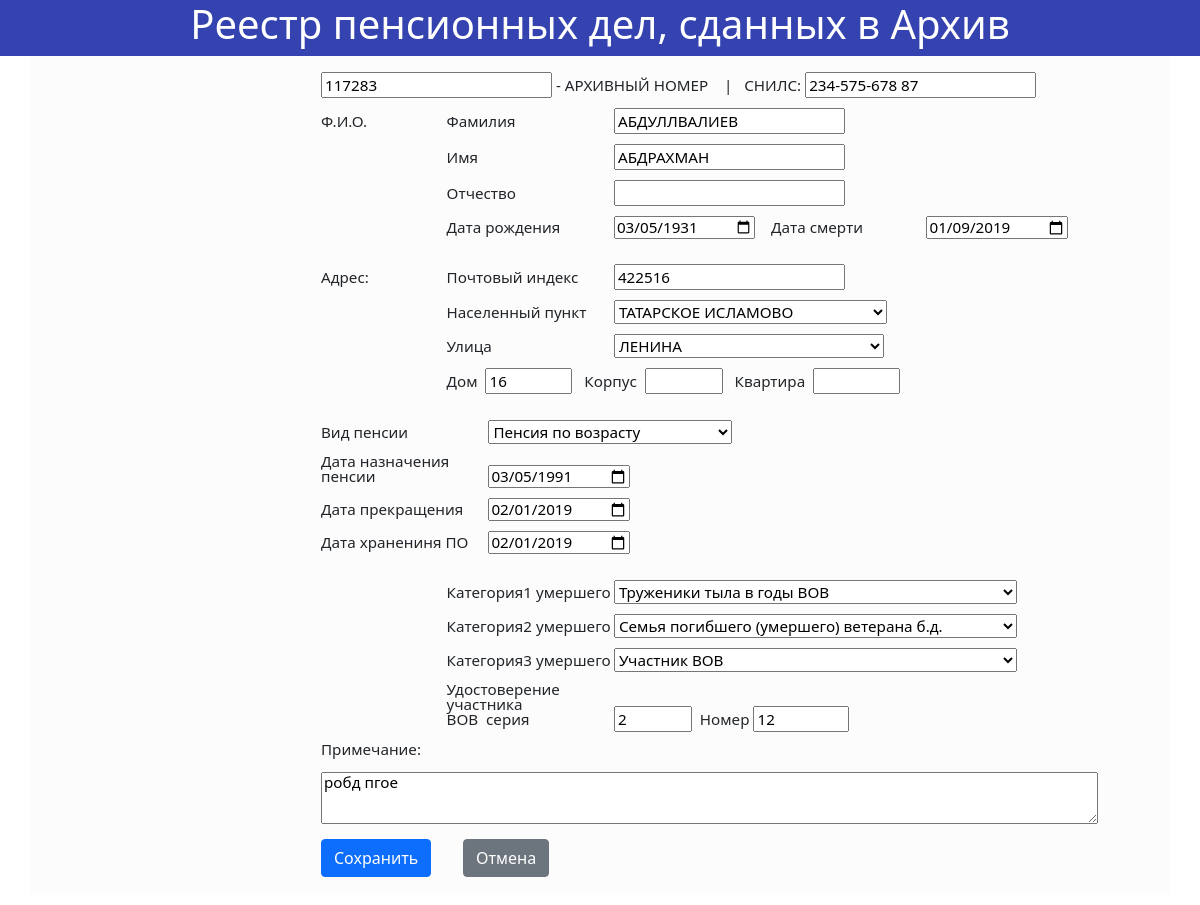
/arxpd/43/update, run on an earlier commit of the app's database.
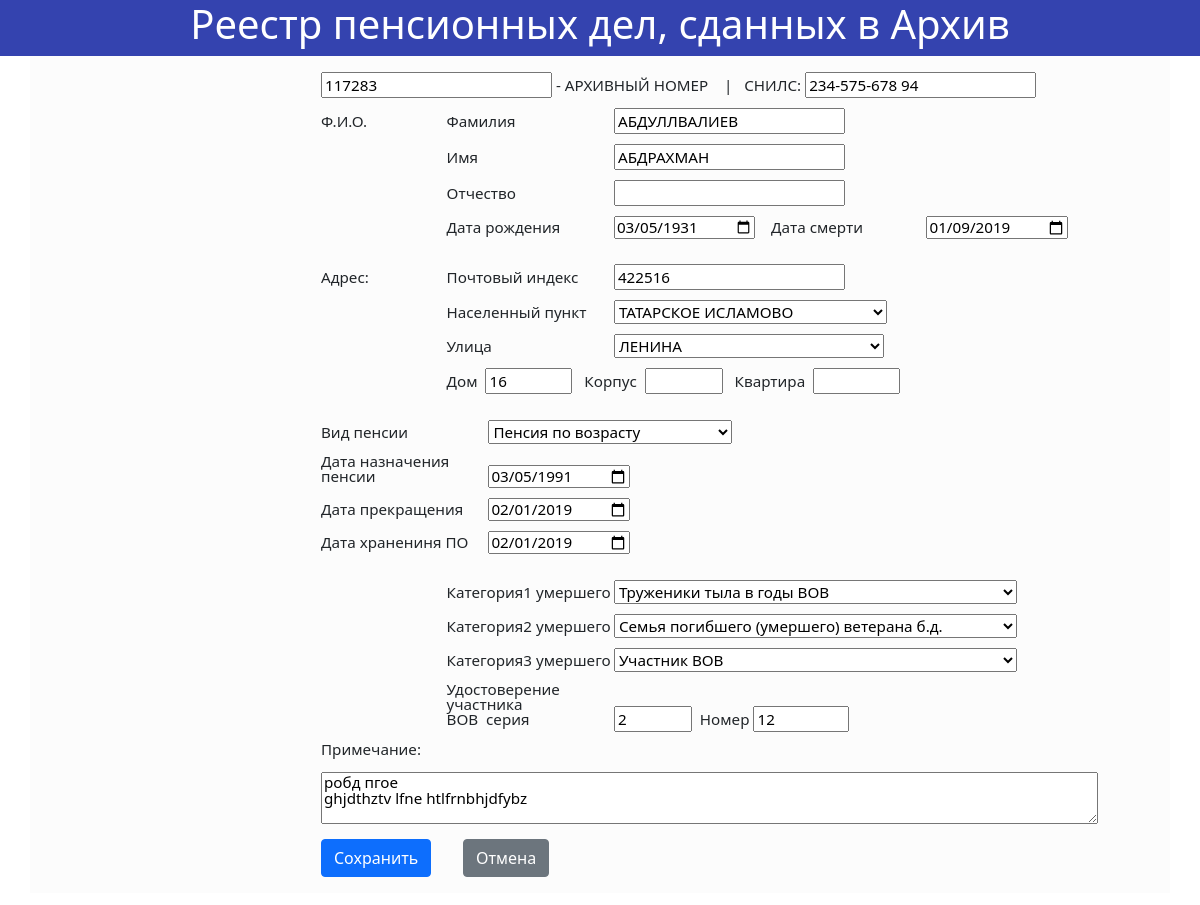
And on a later commit of the database.
### pdarxiv/models.py (models this page shows, shortened)
class Pd(models.Model):
    nom = models.IntegerField(unique = True, verbose_name="Номер дела")
    snils = models.CharField(max_length=14, verbose_name="СНИЛС",
                            validators = [validators.RegexValidator(regex="^\d{3}-\d{3}-\d{3} \d{2}$")],
                            error_messages={'invalid': 'Формат СНИЛС д.б. 123-456-789 10'})
    fam = models.CharField(max_length=25, verbose_name="Фамилия")
    name = models.CharField(max_length=25, verbose_name="Имя")
    fname = models.CharField(max_length=25, null =True, blank=True, verbose_name="Отчество")
    dr = models.DateField(verbose_name="Дата рождения")
    zind = models.CharField(max_length=6, verbose_name="Индекс")
    gor = models.ForeignKey('VocNsp', null=True, on_delete=models.PROTECT, verbose_name="Населенный пункт")
    ul = models.ForeignKey('VocUlc', null=True, on_delete=models.PROTECT, verbose_name="Улица")
    dom = models.CharField(max_length=8, verbose_name="Дом")
    kor = models.CharField(max_length=2, null =True, blank=True, verbose_name="Корпус")
    kvar = models.CharField(max_length=4, null =True, blank=True, verbose_name="Квартира")
    dnp = models.DateField(verbose_name="Дата назначения пенсии")
    dlp = models.DateField(verbose_name="Дата прекращения выплаты")
    dhp = models.DateField(verbose_name="Дата хранения ПО")
    drr = models.DateField(null =True, blank=True, verbose_name="Дата ревизии")
    post = models.TextField(null=True, blank=True, verbose_name="Комментарии")
    link = models.CharField(null=True, blank=True, max_length=80, verbose_name="Категории умершего")
    link1 = models.ForeignKey('CatPens', related_name='catp1', null=True, blank=True, on_delete=models.PROTECT, verbose_name="Категория1 умершего")
    link2 = models.ForeignKey('CatPens', related_name='catp2', null=True, blank=True, on_delete=models.PROTECT, verbose_name="Категория2 умершего")
    link3 = models.ForeignKey('CatPens', related_name='catp3', null=True, blank=True, on_delete=models.PROTECT, verbose_name="Категория3 умершего")
    ds = models.DateField(null =True, blank=True, verbose_name="Дата смерти")
    sud = models.CharField(null=True, blank=True, max_length=4, verbose_name="Серия удостоверения")
    nud = models.IntegerField(null=True, blank=True, verbose_name="Номер удостоверения")
    nvidp = models.ForeignKey('VidPens', null=True, on_delete=models.PROTECT, verbose_name="Вид пенсии")
    date_create = models.DateField(auto_now_add=True,)
    user_create = models.ForeignKey(User, null=True, on_delete=models.PROTECT, related_name='user_create')
    date_update = models.DateField(auto_now=True,)
    user_update = models.ForeignKey(User, null=True, on_delete=models.PROTECT, verbose_name="пользователь отредактировал", related_name='user_update')
    class Meta:
        verbose_name_plural = 'Архивные дела'
        verbose_name = 'Архивное дело'
        ordering = ['fam', 'name', 'fname']
        indexes = [
            models.Index(fields=['nom'], name='ord_by_nom'),
            models.Index(fields=['fam', 'name', 'fname'], name='ord_by_fio')
        ]

### pdarxiv/views.py (the view, shortened to what this page needs)
# urls.py: path('arxpd/<int:pk>/update', PdUpdateView.as_view(), name='updatearxpd'),
class PdUpdateView(UpdateView):
    model = Pd
    template_name = 'pdarxiv/create.html'
    '''
    fields = ['snils', 'nom', 'fam', 'name', 'fname',
    'dr', 'ds', 'zind', 'gor', 'ul', 'dom', 'kor', 'kvar',
    'dnp', 'dlp', 'dhp', 'drr', 'post',
    'link', 'sud', 'nud', 'nvidp']
    '''
    form_class = PdForm
    context_object_name = 'arxdelo'

### pdarxiv/models.py (called while the page is built)
    def __str__(self):
        return self.nvidp

    def __str__(self):
        return self.ncatp

    def __str__(self):
        return self.name

    def __str__(self):
        return self.name

### pdarxiv/templates/pdarxiv/create.html (shortened to what this page needs)
{% load static %}
<html lang="en">
<head>
    <link rel="stylesheet" type="text/css" href="{% static 'pdarxiv/bootstrap/css/bootstrap.css' %}">
    <link rel="stylesheet" type="text/css" href="{% static 'pdarxiv/style.css' %}">
</head>
<body>
    <header class="header">
        <div class="container-md" >
            <div class="row">
              <div class="col-md text-center"> <h1>Реестр пенсионных дел, сданных в Архив</h1></div>
            </div>
          </div>
    </header>
    <div class="container formone" >
    <form class="formadd pt-3 pb-3" method="POST">
        <p>{{ form.nom}} - АРХИВНЫЙ НОМЕР &nbsp;&nbsp;&nbsp;|&nbsp;&nbsp;&nbsp;СНИЛС: {{ form.snils}}</p>
        <p><span class="fadr">Ф.И.О.</span><span class="fadrf">Фамилия </span>{{ form.fam}}</p>
        <p><span class="fadrf">Имя </span>{{ form.name}}</p>
        <p><span class="fadrf">Отчество </span>{{ form.fname}}</p>
        <p><span class="fadrf">Дата рождения </span>{{ form.dr}} <span class="fadrf">&nbsp;&nbsp;&nbsp;Дата смерти </span>{{ form.ds}}</p>
        <br>
        <p><span class="fadr">Адрес: </span><span class="fadrf">Почтовый индекс </span>{{ form.zind}}</p>
        <p><span class="fadrf">Населенный пункт</span>{{ form.gor }}</p>
        <p><span class="fadrf">Улица</span>{{ form.ul }}</p>
        <p><span>Дом&nbsp;&nbsp</span>{{ form.dom }}&nbsp;&nbsp;
            <span>Корпус&nbsp;&nbsp</span>{{ form.kor }}&nbsp;&nbsp;
            <span>Квартира&nbsp;&nbsp;</span>{{ form.kvar }}</p>
        <br>
        <p><span class="fadrf">Вид пенсии </span>{{ form.nvidp}}</p>
        <p><span class="fadrf">Дата назначения пенсии </span>{{ form.dnp}}</p>
        <p><span class="fadrf ">Дата прекращения </span>{{ form.dlp}}</p>
        <p><span class="fadrf ">Дата хранениня ПО </span>{{ form.dhp}}</p>
        <br>
        <p><span class="fadrf">Категория1 умершего</span>{{ form.link1 }}</p>
        <p><span class="fadrf">Категория2 умершего</span>{{ form.link2 }}</p>
        <p><span class="fadrf">Категория3 умершего</span>{{ form.link3 }}</p>
        <p><span class="fadrf">Удостоверение участника ВОВ&nbsp;&nbsp;серия&nbsp;&nbsp;</span>{{ form.sud }}&nbsp;&nbsp;Номер {{ form.nud }}</p>
        Примечание: <br><br>
        {{ form.post }}
        <br>
        <br>
        <div style="align-items: center; display: flex;"><input class="btn btn-primary" type="submit" value="Сохранить">&nbsp;&nbsp;&nbsp;&nbsp;&nbsp;&nbsp;&nbsp;&nbsp;
        <a class="btn btn-secondary" href="{% url 'arxpd' %}">Отмена</a></div>
    </form>
    </div>
</body>
</html>

What changed in the data, as far as the page shows it:
changed Pd "АБДУЛЛВАЛИЕВ": snils "234-575-678 87" → "234-575-678 94"; post "робд пгое" → "робд пгое ghjdthztv lfne htlfrnbhjdfybz"
